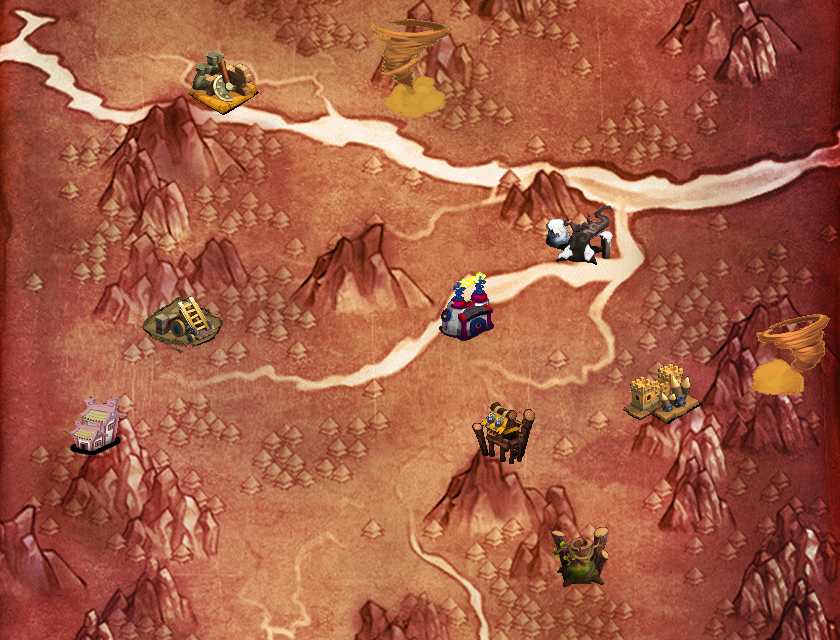

The image is a tile-based game level rendered from a .tmx file. Its description and source (layers, tilesets, objects; grid data summarised) follow:
An orthogonal 21x16 tile map with 40x40 px tiles, 2 tile layers (map, item), 2 tilesets and 10 objects (1, 2, 3, 4, 5, ...).

<map version="1.0" orientation="orthogonal" width="21" height="16" tilewidth="40" tileheight="40">
 <tileset firstgid="1" name="scene1" tilewidth="110" tileheight="110">
  <image source="scene1.png" width="1024" height="1024" />
 </tileset>
 <tileset firstgid="82" name="2" tilewidth="840" tileheight="640">
  <image source="2.png" width="840" height="640" />
 </tileset>
 <layer name="map" width="21" height="16">
  <data>[336 cells, 1 non-empty, 1 distinct tile ids]</data>
 </layer>
 <layer name="item" width="21" height="16">
  <data>[336 cells, 10 non-empty, 10 distinct tile ids]</data>
 </layer>
 <objectgroup name="object" width="21" height="16">
  <object name="1" x="66" y="390" width="59" height="66">
   <properties>
    <property name="id" value="10101" />
    <property name="type" value="1" />
   </properties>
  </object>
  <object name="2" x="142" y="292" width="84" height="66">
   <properties>
    <property name="id" value="10102" />
    <property name="type" value="1" />
   </properties>
  </object>
  <object name="3" x="181" y="46" width="79" height="72">
   <properties>
    <property name="id" value="10103" />
    <property name="type" value="1" />
   </properties>
  </object>
  <object name="4" x="365" y="16" width="96" height="105">
   <properties>
    <property name="id" value="10104" />
    <property name="type" value="1" />
   </properties>
  </object>
  <object name="5" x="537" y="201" width="79" height="72">
   <properties>
    <property name="id" value="10105" />
    <property name="type" value="1" />
   </properties>
  </object>
  <object name="6" x="427" y="267" width="84" height="80">
   <properties>
    <property name="id" value="10106" />
    <property name="type" value="1" />
   </properties>
  </object>
  <object name="7" x="463" y="393" width="84" height="80">
   <properties>
    <property name="id" value="10107" />
    <property name="type" value="1" />
   </properties>
  </object>
  <object name="8" x="746" y="303" width="86" height="99">
   <properties>
    <property name="id" value="10108" />
    <property name="type" value="1" />
   </properties>
  </object>
  <object name="9" x="621" y="360" width="82" height="67">
   <properties>
    <property name="id" value="10109" />
    <property name="type" value="1" />
   </properties>
  </object>
  <object name="10" x="545" y="522" width="70" height="68">
   <properties>
    <property name="id" value="10110" />
    <property name="type" value="1" />
   </properties>
  </object>
 </objectgroup>
</map>
